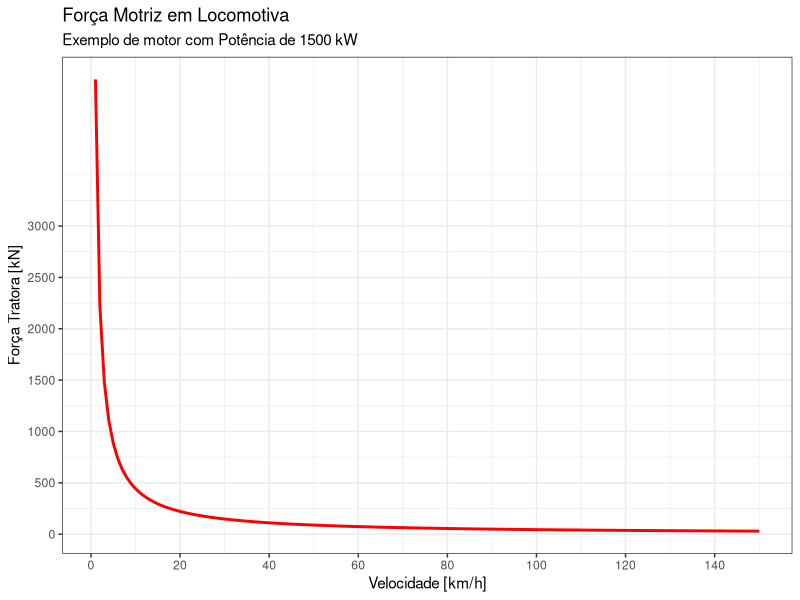
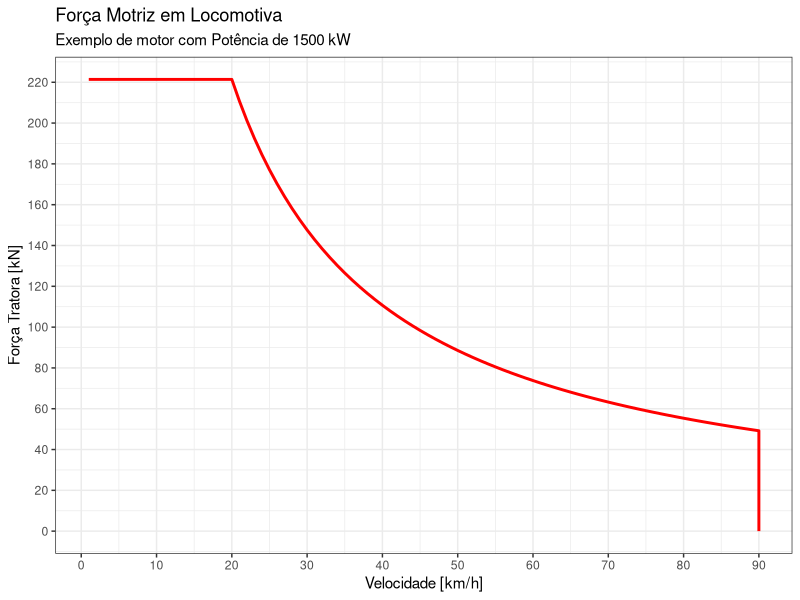
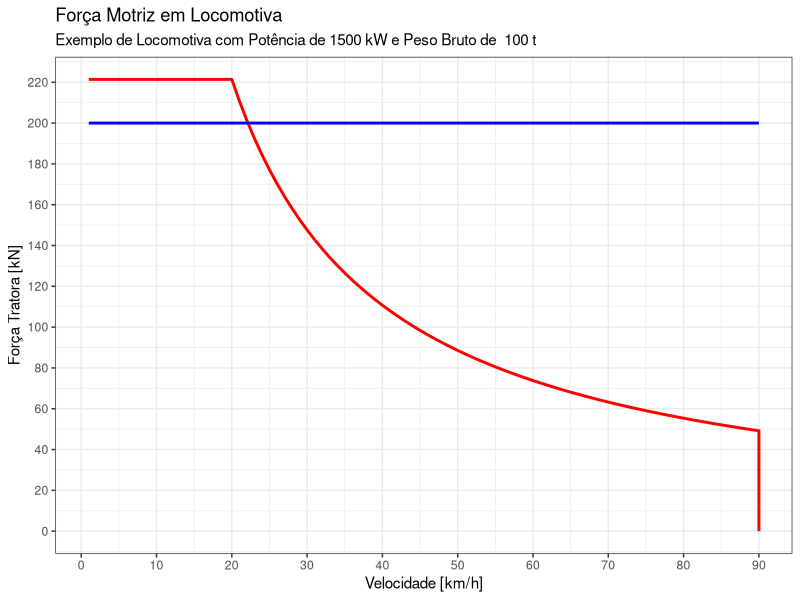

The R script that drew these images, in order:
## ---- chunk 1
library(ggplot2)
library(dplyr)
## ---- chunk 2
# Potência em kW
P = 1500
# Eficiência
n = 0.82
# Velocidades em km/h
v = 1:150

Ft = n * 3.6 * ( P / v )

df <- data.frame(v = v, 
                 Ft = Ft)

df |> ggplot(aes(x=v, y=Ft)) +
  geom_line(color='red', linewidth=1) +
  scale_x_continuous(breaks=seq(0,140,20)) +
  scale_y_continuous(breaks=seq(0,3000,500)) +
  xlab("Velocidade [km/h]") +
  ylab("Força Tratora [kN]") +
  labs(title = "Força Motriz em Locomotiva",
       subtitle = paste("Exemplo de motor com Potência de",P,"kW")) +
  theme_bw()

# plot(v, Ft, type='l', col='red', lwd=2, 
#      xlab='Velocidade [km/h]',
#      ylab='Força Tratora [kN]')

## ---- chunk 3
# Potência em kW
P = 1500
# Eficiência
n = 0.82
# Limite da voltagem/rotação do motor
vmax = 90 #km/h
# Velocidades em km/h
v = 1:vmax
# Limite da corrente elétrica - VMOC
VMOC = 20 #km/h
Ftce = n * 3.6 * (P / VMOC) #kN

## EQUAÇAO
Ft = n * 3.6 * ( P / v )
# LIMITE
Ft[Ft > Ftce] = Ftce

# Acrescentar o último ponto para fechar o limite.
v <- c(v, vmax)
Ft <- c(Ft, 0)

df <- data.frame(v = v,
                 Ft = Ft)

## Plotar
df |> ggplot(aes(x=v, y=Ft)) +
  geom_line(color='red', linewidth=1) +
  scale_x_continuous(breaks=seq(0,vmax,10)) +
  scale_y_continuous(breaks=seq(0,round(Ftce/5,0)*5,20)) +
  xlab("Velocidade [km/h]") +
  ylab("Força Tratora [kN]") +
  labs(title = "Força Motriz em Locomotiva",
       subtitle = paste("Exemplo de motor com Potência de",P,"kW")) +
  theme_bw()
## ---- chunk 4
# Potência em kW
P = 1500
# Eficiência
n = 0.82
# Limite da voltagem/rotação do motor
vmax = 90 #km/h
# Velocidades em km/h
v = 1:vmax
# Limite da corrente elétrica - VMOC
VMOC = 20 #km/h
Ftce = n * 3.6 * (P / VMOC) #kN
# Peso Bruto [t]
M = 100 #t
# Peso Bruto em [kN]
G = M * 10 # g (gravidade) = 10 m/s²
# Fator de aderência
f = 0.20


## EQUAÇAO
Ft = n * 3.6 * ( P / v )
# LIMITE
Ft[Ft > Ftce] = Ftce

# Acrescentar o último ponto para fechar o limite.
v <- c(v, vmax)
Ft <- c(Ft, 0)

# Aderência Máxima
Ftmax = G * f

# Força de Aderência

df <- data.frame(v = v,
                 Ft = Ft,
                 Ftmax = Ftmax)

## Plotar
df |> ggplot(aes(x=v)) +
  geom_line(aes(y=Ft),color='red', linewidth=1) +
  geom_line(aes(y=Ftmax), color='blue', linewidth=1)+
  scale_x_continuous(breaks=seq(0,vmax,10)) +
  scale_y_continuous(breaks=seq(0,round(Ftce/5,0)*5,20)) +
  xlab("Velocidade [km/h]") +
  ylab("Força Tratora [kN]") +
  labs(title = "Força Motriz em Locomotiva",
       subtitle = paste("Exemplo de Locomotiva com Potência de",P,"kW e Peso Bruto de ",M, "t")) +
  theme_bw()+
  theme(legend.position = "bottom")
